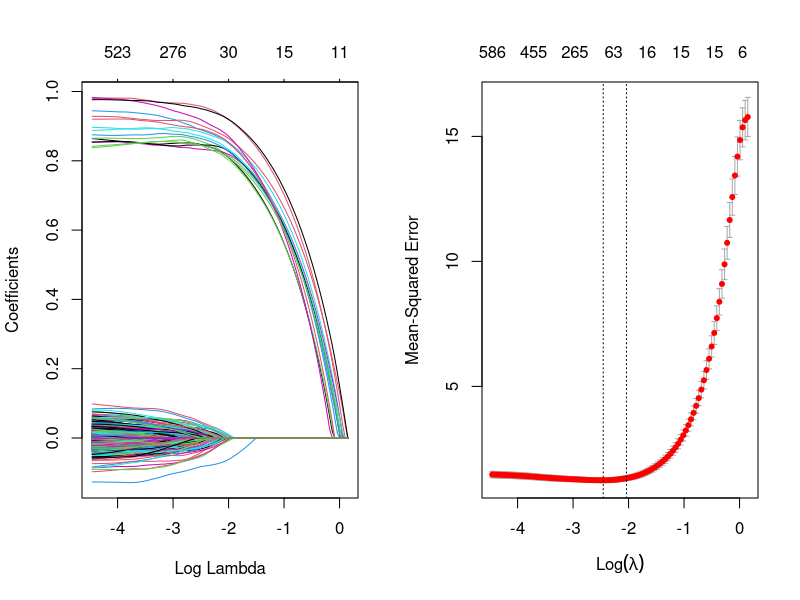
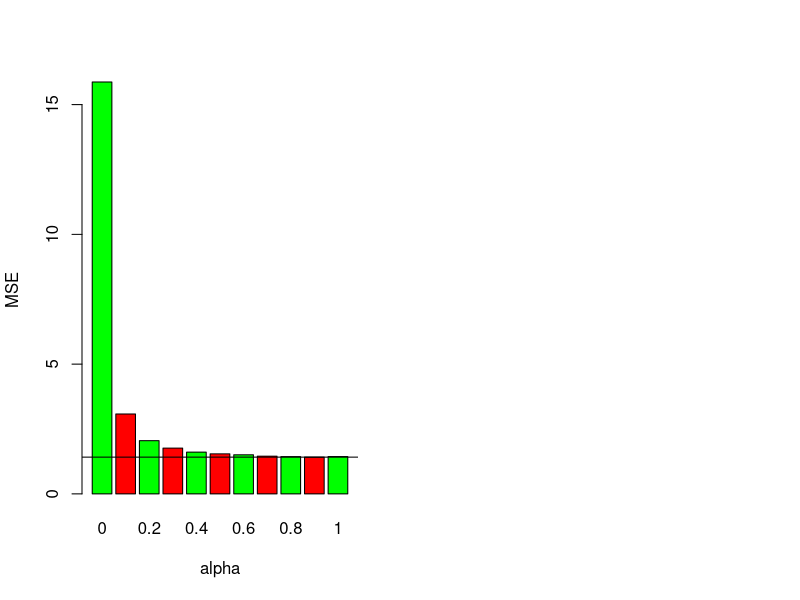

Source code (R) for these figures, in order: (Note: a time limit stopped this script after it produced the figures.)
## ---- chunk 1
library(glmnet)
library(MASS)
library(Matrix)
library(foreach)
nonzero = 15
n <- 1000
p <- 5000
mu <- rep(0, n)
eta <- mvrnorm(1, mu, diag(n))
beta <- rep(0, p)
beta[1:nonzero] = 1
X <- t(mvrnorm(p, mu, diag(n)))
Y <- X %*% beta + eta
Y_train <- Y[1:660]
Y_test <- Y[661:1000]
X_train <- X[1:660,]
X_test <- X[661:1000,]
alpha <- seq(0, 1, by = 0.1)
sayDecision <- function(alpha){
  if(alpha == 1) return('LASSO')
  else if(alpha == 0) return("Ridge")
  else return("Elastic net")
}
## ---- chunk 2
mses1 <- c()
for(i in 1:length(alpha)){
  cv <- cv.glmnet(X_train, Y_train, type.measure='mse', alpha=alpha[i], family='gaussian')
  model <- glmnet(X_train, Y_train, family='gaussian', alpha=alpha[i], lambda=cv$lambda.1se)
  mses1[i] <- mean((predict(model, X_test) - Y_test)^2)
}
## ---- chunk 3
par(mfrow = c(1, 2))
model <- glmnet(X_train, Y_train, family='gaussian', alpha=1)
cv <- cv.glmnet(X_train, Y_train, type.measure='mse', alpha=1, family='gaussian')
plot(model, xvar='lambda')
plot(cv)
## ---- chunk 4
barplot(mses1, names.arg=c('0','0.1','0.2','0.3','0.4','0.5','0.6','0.7','0.8','0.9','1'), col=c("green","red"), ylab='MSE', xlab = "alpha")
abline(h = mses1[which(mses1 == min(mses1))], col = "black")
## ---- chunk 5
nonzero = 1500
n <- 1000
p <- 5000
mu <- rep(0, n)
eta <- mvrnorm(1, mu, diag(n))
beta <- rep(0, p)
beta[1:nonzero] = 1
X <- t(mvrnorm(p, mu, diag(n)))
Y <- X %*% beta + eta
Y_train <- Y[1:660]
Y_test <- Y[661:1000]
X_train <- X[1:660,]
X_test <- X[661:1000,]
## ---- chunk 6
mses2 <- c()
for(i in 1:length(alpha)){
  cv <- cv.glmnet(X_train, Y_train, type.measure='mse', alpha=alpha[i], family='gaussian')
  model <- glmnet(X_train, Y_train, family='gaussian', alpha=alpha[i], lambda=cv$lambda.lse)
  mses2[i] <- mean((predict(model, X_test) - Y_test)^2)
}
## ---- chunk 7
model <- glmnet(X_train, Y_train, family='gaussian', alpha=0)
plot(model, xvar='lambda')
## ---- chunk 8
barplot(mses2, names.arg=c('0','0.1','0.2','0.3','0.4','0.5','0.6','0.7','0.8','0.9','1'), col=c("green","red"), ylab='MSE', xlab = "alpha")
abline(h = mses2[which(mses2 == min(mses2))], col = "black")
## ---- chunk 9
n <- 100
p <- 50
mu <- rep(0, n)
eta <- mvrnorm(1, mu, diag(n))
beta <- rep(0, p)
beta[1:2] = 10
beta[3:5] = 5
beta[5:14] = 1
cov <- matrix(0, n, n)
for(i in 1:n){
 for(j in 1:n){
   cov[i,j] = 0.7
 }
}
cov <- cov + 0.3*diag(n)
X <- t(mvrnorm(p, mu, cov))
Y <- X %*% beta + eta
Y_train <- Y[1:66]
Y_test <- Y[67:100]
X_train <- X[1:66,]
X_test <- X[67:100,]
## ---- chunk 10
mses3 <- c()
for(i in 1:length(alpha)){
  cv <- cv.glmnet(X_train, Y_train, type.measure='mse', alpha=alpha[i], family='gaussian')
  model <- glmnet(X_train, Y_train, family='gaussian', alpha=alpha[i], lambda=cv$lambda.min)
  mses3[i] <- mean((predict(model, X_test) - Y_test)^2)
}
## ---- chunk 11
par(mfrow = c(1, 2))
model <- glmnet(X_train, Y_train, family='gaussian', alpha=0.5)
cv <- cv.glmnet(X_train, Y_train, type.measure='mse', alpha=0.5, family='gaussian')
plot(model, xvar='lambda')
plot(cv)
## ---- chunk 12
barplot(mses3, names.arg=c('0','0.1','0.2','0.3','0.4','0.5','0.6','0.7','0.8','0.9','1'), col=c("green","red"), ylab='MSE', xlab = "alpha")
abline(h = mses3[which(mses3 == min(mses3))], col = "black")
